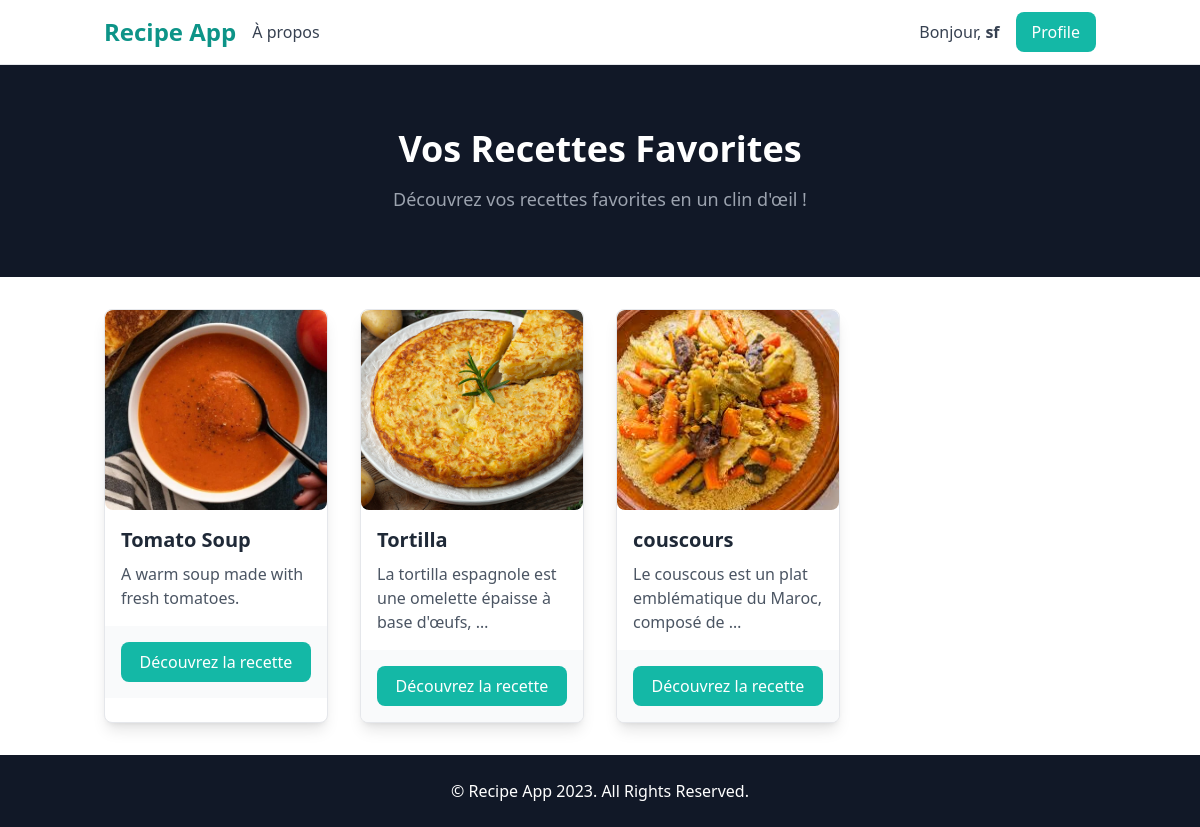
The page /recipes/favoris/ (signed in) on the database its author committed.
### recipes/models.py (models this page shows, shortened)
class Favorites(models.Model):
    user = models.ForeignKey(User, on_delete=models.CASCADE)
    recette = models.ForeignKey(Recipe, on_delete=models.CASCADE)

class Recipe(models.Model):
    title = models.CharField(max_length=200)
    description = models.TextField()
    user = models.ForeignKey(User, on_delete=models.SET_NULL, null=True, blank=True)
    image = models.ImageField(upload_to='recipes_photos/',default="https://dummyimage.com/450x300/dee2e6/6c757d.jpg")

### recipes/views.py (the view)
# urls.py: path('favoris/',recipes.views.afficher_favoris, name="recettes_favorites"),
@login_required
def afficher_favoris(request):
    favoris = Favorites.objects.filter(user=request.user)
    return render(request,'recipes/favorites.html',{"favoris":favoris})

### recipes/templates/recipes/favorites.html (shortened to what this page needs)
<!DOCTYPE html>
<html lang="en">
<head>
    <script src="https://cdn.tailwindcss.com"></script>
</head>
<body class="font-sans antialiased flex flex-col min-h-screen">
    <nav class="bg-white border-b border-gray-200">
        <div class="container mx-auto px-4 py-3 flex justify-between items-center">
            <div class="flex items-center space-x-4">
                <a href="{% url 'recipes' %}" class="text-2xl font-semibold text-teal-600">Recipe App</a>
                <a href="#!" class="text-gray-700 hover:text-teal-600">À propos</a>
            </div>
            <div class="flex items-center space-x-4">
                {% if user.is_authenticated %}
                    <p class="text-gray-700">Bonjour, <span class="font-bold">{{ user.username }}</span></p>
                    <a href="{% url 'profile' %}" class="bg-teal-500 text-white hover:bg-teal-600 px-4 py-2 rounded-lg">Profile</a>
                {% else %}
                    <a href="{% url 'login' %}" class="bg-gray-800 text-white hover:bg-gray-900 px-4 py-2 rounded-lg">Se connecter</a>
                    <a href="{% url 'signup' %}" class="bg-teal-500 text-white hover:bg-teal-600 px-4 py-2 rounded-lg">S'inscrire</a>
                {% endif %}
            </div>
        </div>
    </nav>
    <header class="bg-gray-900 py-16">
        <div class="container mx-auto text-center text-white">
            <h1 class="text-4xl font-bold">Vos Recettes Favorites</h1>
            <p class="text-lg mt-4 text-gray-400">Découvrez vos recettes favorites en un clin d'œil !</p>
        </div>
    </header>
    <section class="py-8 flex-grow">
        <div class="container mx-auto px-4">
            <div class="grid grid-cols-1 md:grid-cols-2 lg:grid-cols-4 gap-8">
                {% for fav in favoris %}
                <div class="bg-white border border-gray-200 rounded-lg shadow-lg overflow-hidden hover:scale-105 transform transition">
                    <img src="../../../recipes_photos/{{fav.recette.image }}"
                                    class="w-full h-[200px] object-cover rounded-lg"
                                    onerror="this.onerror=null; this.src='https://dummyimage.com/450x300/dee2e6/6c757d.jpg';">
                    <div class="p-4">
                        <h2 class="text-xl font-semibold text-gray-800">{{ fav.recette.title }}</h2>
                        <p class="text-gray-600 mt-2">{{ fav.recette.description|truncatewords:10 }}</p>
                    </div>
                    <div class="p-4 bg-gray-50">
                        <a href="{% url 'recette_info' fav.recette.id %}" class="bg-teal-500 text-white hover:bg-teal-600 px-4 py-2 block text-center rounded-lg">Découvrez la recette</a>
                    </div>
                </div>
                {% empty %}
                    <p class="text-center text-gray-700">Aucune recette favorite trouvée.</p>
                {% endfor %}
            </div>
        </div>
    </section>
    <footer class="bg-gray-900 py-6 mt-auto">
        <div class="container mx-auto text-center text-white">
            <p>&copy; Recipe App 2023. All Rights Reserved.</p>
        </div>
    </footer>
</body>
</html>

### rows shown on the page
Favorites: recette.image (picture), recette "Tomato Soup", recette.description "A warm soup made with fresh tomatoes."
Favorites: recette.image (picture), recette "Tortilla", recette.description "La tortilla espagnole est une omelette épaisse à base d'œufs, …"
Favorites: recette.image (picture), recette "couscours", recette.description "Le couscous est un plat emblématique du Maroc, composé de …"

### other values the page prints
{{ user.username }} "sf"
